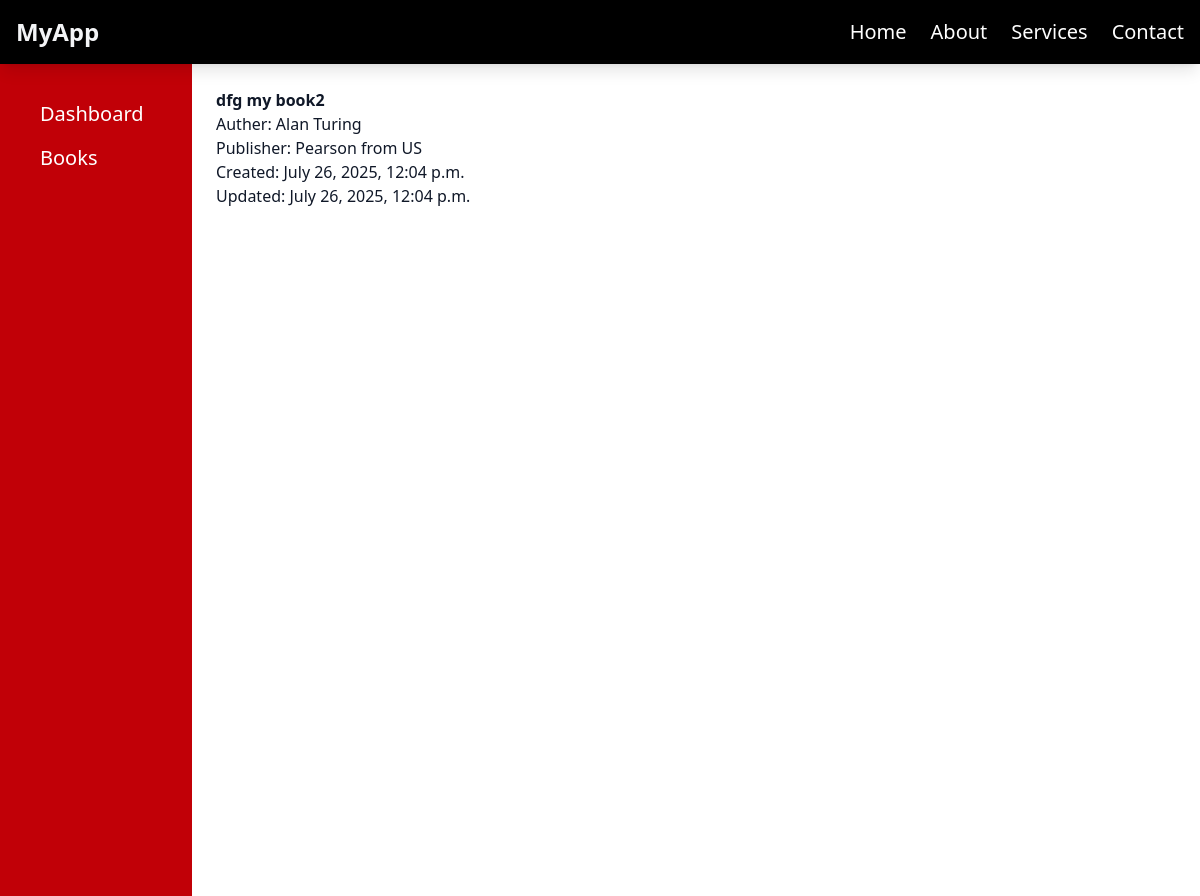
/books/18/, run on the app's committed database.
### books/models.py (models this page shows, shortened)
class BookTitle(models.Model):
    title = models.CharField(max_length=200, unique=True)
    slug = models.SlugField(blank=True)
    publisher = models.ForeignKey(Publisher, on_delete=models.CASCADE)
    author = models.ForeignKey(Author, on_delete=models.CASCADE)
    created = models.DateTimeField(auto_now_add=True)
    updated = models.DateTimeField(auto_now=True)

### authors/models.py (models this page shows)
class Author(models.Model):
    name = models.CharField(max_length=500)
    def __str__(self):
        return f"{self.name}"

### publishers/models.py (models this page shows)
class Publisher(models.Model):
    name = models.CharField(max_length=500)
    id = models.UUIDField(primary_key=True, default=uuid.uuid4, editable=False)
    country = CountryField(blank_label="Select Country")
    created = models.DateTimeField(auto_now_add=True)
    updated = models.DateField(auto_now=True)
    def __str__(self):
        return f"{self.name} from {self.country}"

### books/views.py (the view)
# urls.py: path('<pk>/', book_title_detail_view, name='detail'),
def book_title_detail_view(request, **kwargs):
    pk = kwargs.get('pk')
    book_detail = BookTitle.objects.get(pk=pk)
    context = {
        'book_detail': book_detail
    }
    return render(request, 'books/detail.html', context)

### books/templates/books/detail.html (shortened to what this page needs)
{% extends "base.html" %}
{% block content %}
    {% if book_detail %}
        <ul>
            <b>{{book_detail.title}}</b>
            <li>Auther: {{book_detail.author}}</li>
            <li>Publisher: {{book_detail.publisher}}</li>
            <li>Created: {{book_detail.created}}</li>
            <li>Updated: {{book_detail.updated}}</li>
        </ul>
    {% endif %}
{% endblock %}

### data on the page
BookTitle: title "dfg my book2", author "Alan Turing", publisher "Pearson from US", created "July 26, 2025, 12:04 p.m.", updated "July 26, 2025, 12:04 p.m."
